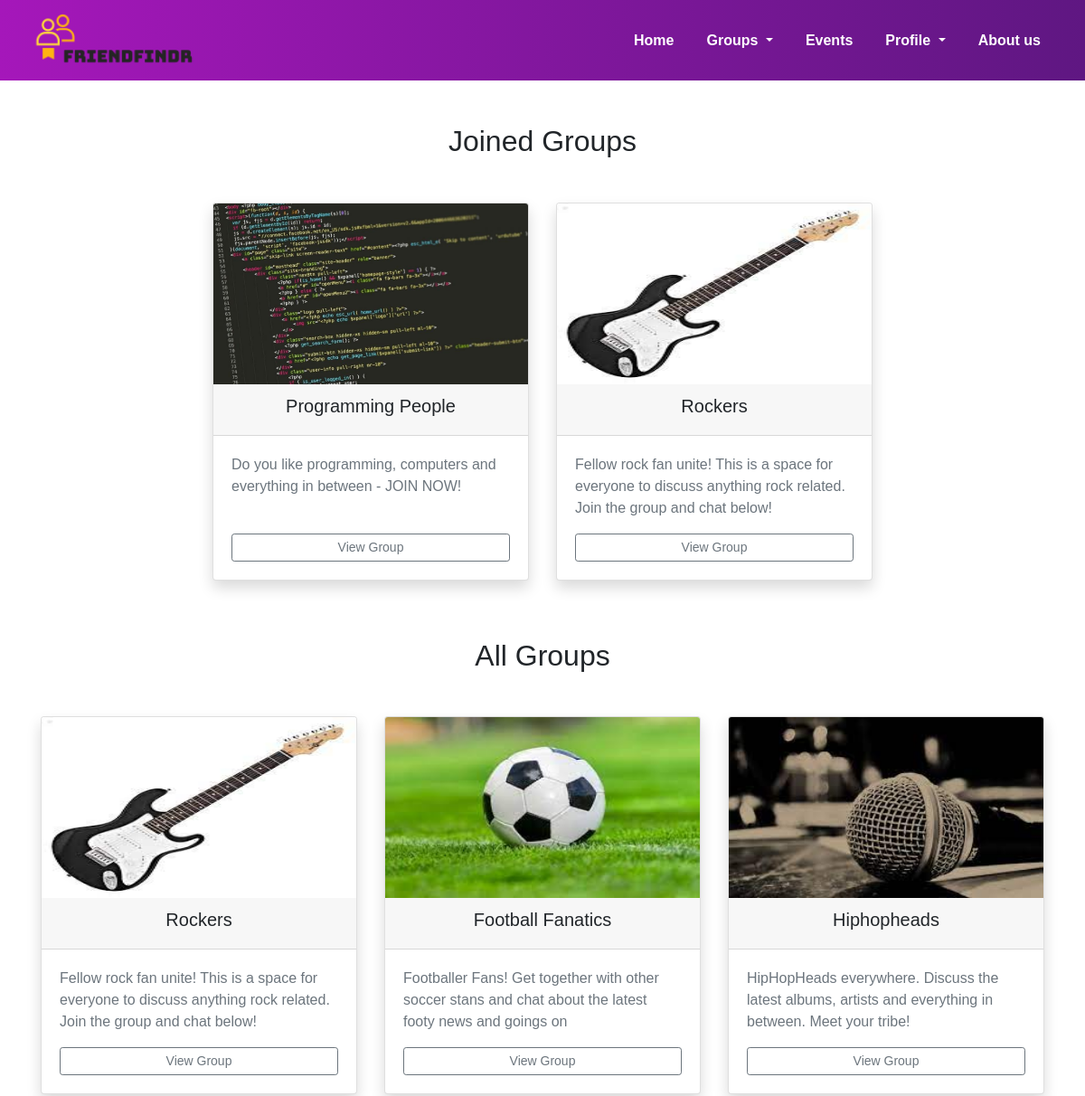
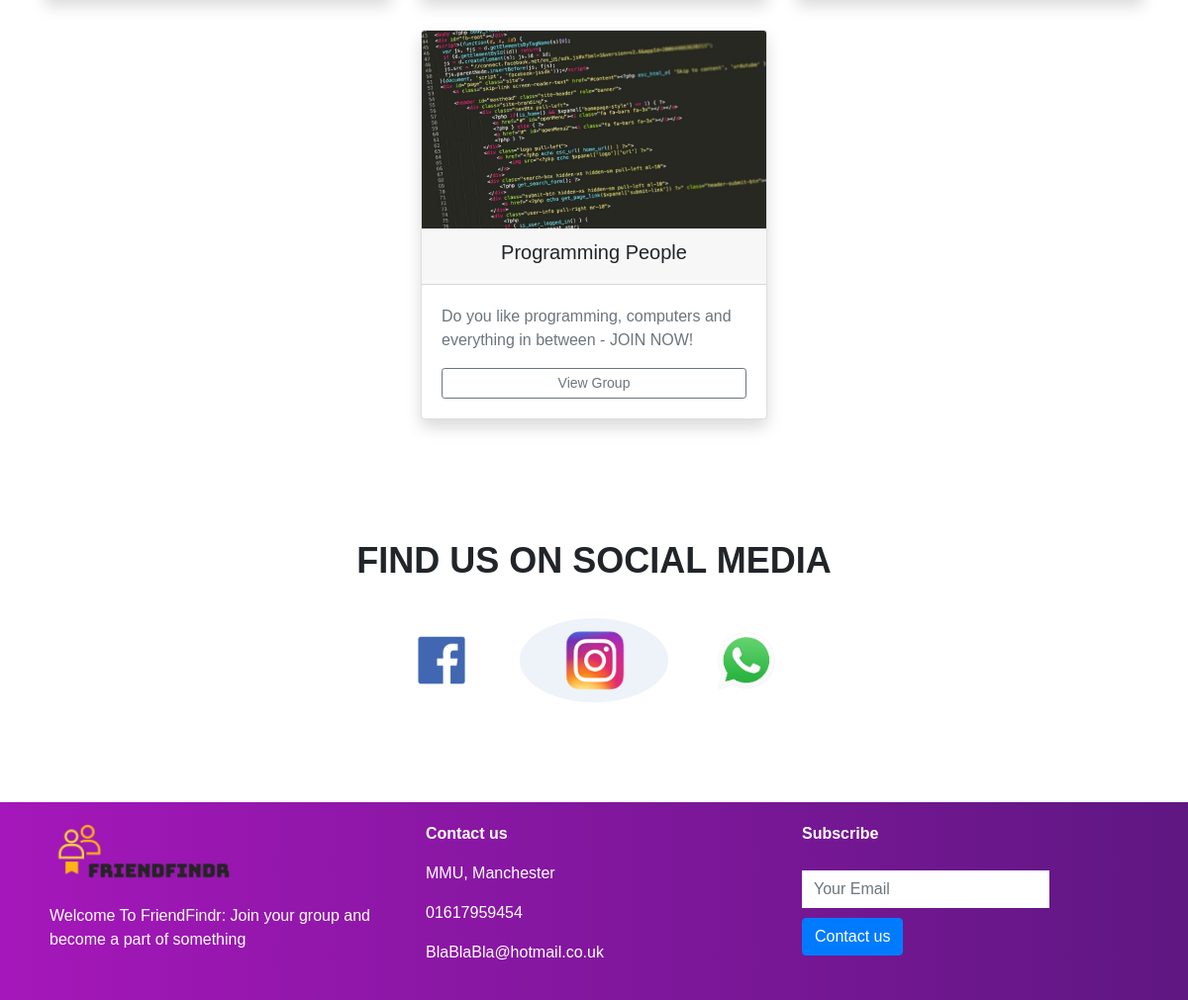
Page /groups-page.php (signed in) on the committed database (2 pictures, top to bottom).
### tables this page shows
CREATE TABLE `groups` (
  `groupid` int(11) NOT NULL,
  `name` varchar(45) NOT NULL,
  `description` varchar(255) NOT NULL
);

CREATE TABLE `grouppictures` (
  `grouppictureid` int(10) NOT NULL,
  `name` varchar(20) NOT NULL,
  `groupid` int(10) NOT NULL
);

### PhP classes/Group.php (the view, shortened to what this page needs)
<?php
include "PhP classes/Validator.php";
class Group
{
    private $id;
    private $name;
    private $description;
    public function __construct($id)
    {
        $this->id = $id;
        $this->loadGroup($id);
    }
    private function loadGroup($id) {
        global $mysqli;
        $sql = "SELECT name, description FROM groups WHERE groupid = ?";
        if($stmt = $mysqli->prepare($sql)) {
            $stmt->bind_param("s",$param_groupid);
            $param_groupid = $id;
            if($stmt->execute()) {
                $stmt->store_result();
                if($stmt->num_rows == 0){
                    $group_err = "Error: Group not found";
                } else {
                    $stmt->bind_result($name,$description);
                    if($stmt->fetch()) {
                        $this->name = $name;
                        $this->description = $description;
                    }
                }
            } else {
                $group_err = "Oops! Something went wrong! " . $mysqli->error;
            }
        } else {
            $group_err = "Oops! Something went wrong! " .  $mysqli->error;
        }
    }
    public function getGroupPic(){
        global $mysqli;
        $sql = "SELECT name FROM grouppictures WHERE groupid = $this->id;";
        if ($result = $mysqli->query($sql)) {
            $row = $result->fetch_assoc();
            return "uploads/group_pictures/" . $row["name"];
        } else {
            return $mysqli->error;
        }
    }
    public function groupDisplay(){
        return <<<HTML
            <div class="col-md-4 py-3">
                <div class="card h-100 box-shadow shadow">
                    <img class="card-img-top" style="height:200px" src="{$this->getGroupPic()}">
                    <div class="card-header text-center"><h5>{$this->name}</h5></div>
                    <div class="card-body d-flex flex-column">
                        <p class="card-text text-muted">{$this->description}</p>
                        <a href="group-page.php?groupid={$this->id}" class="btn btn-sm btn-outline-secondary mt-auto" role="button">View Group</a>
                        </div>
                </div>
            </div>
            HTML;
    }
}
?>

### groups-page.php (shortened to what this page needs)
<?php
include_once  "config.php";
include("PhP classes/Group.php");
function getJoinedGroups()
{
    global $mysqli;
    $sql = "SELECT g.groupid, g.name, g.description FROM groups g, usergroups ug WHERE g.groupid = ug.groupid AND ug.userid =" . $_SESSION["id"] . ";";
    $joinedgroups_err = ($result = $mysqli->query($sql)) ? "" : "Error: " . $mysqli->error;
    if ($result->num_rows > 0) {
        while ($row = $result->fetch_assoc()) {
            try {
                $group = new Group($row["groupid"]);
            } catch(Exception $e) {
                $group_err = $e->getMessage();
                continue;
            }
            echo $group->groupDisplay();
        }
    } else {
        $joinedgroups_err = "You're not part of any groups.. ";
    }
}
function getAllGroups() {
    global $mysqli;
    $sql = "SELECT groupid, name, description FROM groups;";
    $group_err = ($result = $mysqli->query($sql)) ? "" : "Error: " . $mysqli->error;
    if ($result->num_rows > 0) {
        while ($row = $result->fetch_assoc()) {
            try {
                $group = new Group($row["groupid"]);
            } catch(Exception $e) {
                $group_err = $e->getMessage();
                continue;
            }
            echo $group->groupDisplay();
        }
    } else {
        $group_err = "No groups to recommend.. Try selecting some hobbies";
    }
}
?>
<!DOCTYPE html>
<html lang="en">
<head>
    <link rel="stylesheet" href="https://stackpath.bootstrapcdn.com/bootstrap/4.5.2/css/bootstrap.min.css">
    <link rel="stylesheet" type="text/css" href="css/wpCSS.css"">
</head>
<body>
<section id="nav-bar">
    <nav class="navbar navbar-expand-lg navbar-light">
        <div class="container-fluid">
            <a class="navbar-brand" href="#"><img src="./data/logo.png" /></a>
            <div class="collapse navbar-collapse" id="navbarNav">
                <ul class="navbar-nav ml-auto">
                    <li class="nav-item">
                        <a class="nav-link" href="welcome.php">Home</a>
                    </li>
                    <li class="nav-item dropdown">
                        <a class="nav-link dropdown-toggle" href="#" id="navbardrop" data-toggle="dropdown">
                            Groups
                        </a>
                    </li>
                    <li class="nav-item">
                        <a class="nav-link" href="events-page.php">Events</a>
                    </li>
                    <li class="nav-item dropdown">
                        <a class="nav-link dropdown-toggle" href="#" id="navbardrop" data-toggle="dropdown">
                            Profile
                        </a>
                    </li>
                    <li class="nav-item">
                        <a class="nav-link" href="about-us.php">About us</a>
                    </li>
                </ul>
            </div>
        </div>
    </nav>
</section>
<div class="container" style="">
    <div class="px-3 py-3 pt-md-5 pb-md-4 mx-auto text-center">
        <h2>Joined Groups</h2>
    </div>
    <div class="row justify-content-md-center"><?php getJoinedGroups()?></div>
    <div class="px-3 py-3 pt-md-5 pb-md-4 mx-auto text-center">
        <h2>All Groups</h2>
    </div>
    <div class="row justify-content-md-center"><?php getAllGroups()?></div>
</div>
<section id="social-media">
    <div class="container text-center">
        <p>FIND US ON SOCIAL MEDIA</p>
        <div class="social-icons">
            <a href="#"> <img src="./data/fb.png" /> </a>
            <a href="#"> <img src="./data/ig.png" /> </a>
            <a href="#"> <img src="./data/ws.jpg" /> </a>
        </div>
    </div>
</section>
<section id="footer">
    <div class="container">
        <div class="row">
            <div class="col-md-4 footer-box">
                <img src="./data/logo.png" />
                <p>
                    Welcome To FriendFindr:
                    Join your group and become a part of something
                </p>
            </div>
            <div class="col-md-4 footer-box">
                <p><b> Contact us </b></p>
                <p><i class="fa fa-map-marker"></i> MMU, Manchester</p>
                <p><i class="fa fa-phone"></i>01617959454</p>
                <p><i class="fa fa-envelope"></i>BlaBlaBla@hotmail.co.uk</p>
            </div>
            <div class="col-md-4 footer-box">
                <p><b> Subscribe </b></p>
                <input type="email" class="form-control" placeholder="Your Email" />
                <button type="button" class="btn btn-primary">Contact us</button>
            </div>
        </div>
    </div>
</section>
</body>
</html>

### css/wpCss.css (style rules this page uses)
* { margin:0; padding:0; }
body { font-family: 'Raleway', sans-serif; background-image:url('./man.jpg'); background-repeat: repeat-y; background-size: 100% auto; }
#nav-bar { position: sticky; top:0; z-index:10; }
.navbar { background-image: linear-gradient(to right, #a517ba, #5f1782); }
.navbar-nav li { padding: 0 10px; }
.navbar-nav li a { color: #fff !important; font-weight: 600; float:right; text-align:left; }
.navbar-brand img { width:200px; }
#social-media { padding:100px 0; }
#social-media p { font-size: 36px; font-weight:600; margin-bottom:30px; }
.social-icons img { width:150px; transition:0.5s; border-radius:100%; border:none; }
#footer { background-image: linear-gradient(to right, #a517ba, #5f1782); color: #fff; }
.footer-box { padding:20px; }
.footer-box img { width:200px; margin-bottom:20px; border-radius:5%; }
.footer-box .form-control { box-shadow:none; border:none; border-radius:0; margin-top:25px; max-width:250px; }
.footer-box .btn-primary { margin-top:10px; }

### rows in the picture
groups: grouppictures.name (picture), name "Programming People", description "Do you like programming, computers and everything in between - JOIN NOW!"
groups: grouppictures.name (picture), name "Rockers", description "Fellow rock fan unite! This is a space for everyone to discuss anything rock related. Join the group and chat below!"
groups: grouppictures.name (picture), name "Football Fanatics", description "Footballer Fans! Get together with other soccer stans and chat about the latest footy news and goings on"
groups: grouppictures.name (picture), name "Hiphopheads", description "HipHopHeads everywhere. Discuss the latest albums, artists and everything in between. Meet your tribe!"
